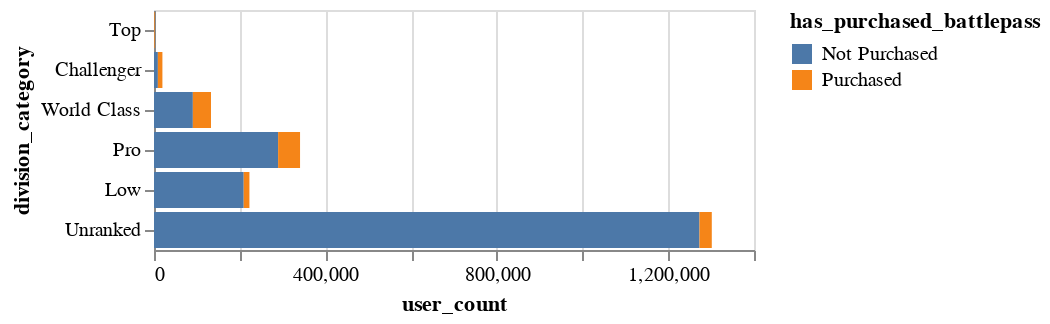

Source (notebook cell):
### Markdown cell above
## y축 순서 수동 지정

### Code cell
battlepass_purchase_ap = (
    alt.Chart(sample_data_pdf)
        .encode(
            x=alt.X('user_count:Q'),
            y=alt.Y('division_category:N')
                .scale(domain=['Top', 'Challenger', 'World Class', 'Pro', 'Low', 'Unranked']),
            color=alt.Color('has_purchased_battlepass:N')
        )
        .mark_bar(tooltip=True)
)
battlepass_purchase_ap

### Figure 1 — Vega-Lite specification as saved in the notebook (floating-point values rounded to 4 significant figures)
{"config": {"view": {"continuousWidth": 300, "continuousHeight": 300}}, "data": {"name": "data-e7b4f384a994214e42b0855969b9a978"}, "mark": {"type": "bar", "tooltip": true}, "encoding": {"color": {"field": "has_purchased_battlepass", "type": "nominal"}, "x": {"field": "user_count", "type": "quantitative"}, "y": {"field": "division_category", "scale": {"domain": ["Top", "Challenger", "World Class", "Pro", "Low", "Unranked"]}, "type": "nominal"}}, "$schema": "https://vega.github.io/schema/vega-lite/v5.20.1.json", "datasets": {"data-e7b4f384a994214e42b0855969b9a978": [{"division_category": "World Class", "has_purchased_battlepass": "Not Purchased", "user_count": 90658}, {"division_category": "World Class", "has_purchased_battlepass": "Purchased", "user_count": 42381}, {"division_category": "Unranked", "has_purchased_battlepass": "Not Purchased", "user_count": 1272779}, {"division_category": "Unranked", "has_purchased_battlepass": "Purchased", "user_count": 28720}, {"division_category": "Top", "has_purchased_battlepass": "Not Purchased", "user_count": 543}, {"division_category": "Top", "has_purchased_battlepass": "Purchased", "user_count": 1609}, {"division_category": "Pro", "has_purchased_battlepass": "Not Purchased", "user_count": 289588}, {"division_category": "Pro", "has_purchased_battlepass": "Purchased", "user_count": 51206}, {"division_category": "Low", "has_purchased_battlepass": "Not Purchased", "user_count": 209345}, {"division_category": "Low", "has_purchased_battlepass": "Purchased", "user_count": 13313}, {"division_category": "Challenger", "has_purchased_battlepass": "Not Purchased", "user_count": 9040}, {"division_category": "Challenger", "has_purchased_battlepass": "Purchased", "user_count": 10585}]}}
